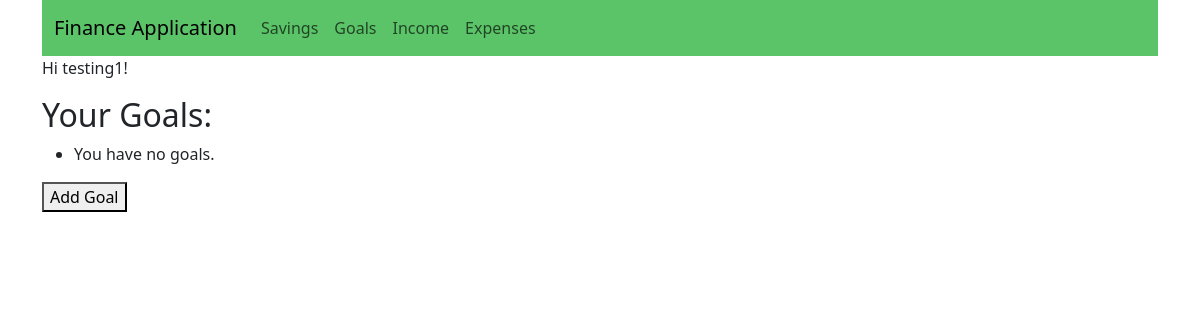
The app's page /finance/user-goals/ (signed in), older data.
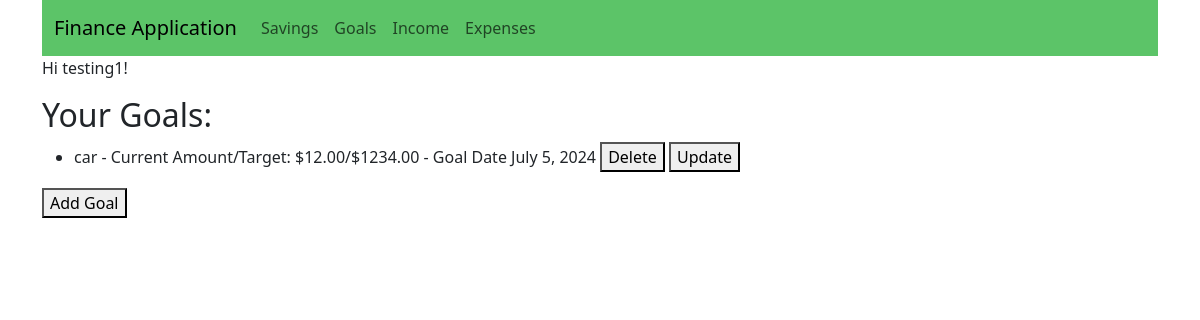
The same page, newer data.
### finance/models.py (models this page shows, shortened)
class Goals(models.Model):
    user = models.ForeignKey(User, on_delete=models.CASCADE)
    name = models.CharField(max_length=200)
    target_amount = models.DecimalField(max_digits=10, decimal_places=2)
    current_amount = models.DecimalField(max_digits=10, decimal_places=2)
    target_date = models.DateField()
    created_at = models.DateTimeField(auto_now_add=True)
    updated_at = models.DateTimeField(auto_now=True)

### finance/views.py (the view)
# urls.py: path('user-goals/', user_goals, name='user-goals'),
@login_required
def user_goals(request):
    user = request.user
    goals = Goals.objects.filter(user=user)
    return render(request, 'goal_home.html', {'goals': goals})

### dashboard/templates/goals/goal_home.html (shortened to what this page needs)
{% extends "base.html" %}
    {% block content %}
    {% if user.is_authenticated %}
        <p>Hi {{ user.username }}!</p>
        <h2>Your Goals:</h2>
        <ul>
            {% for goal in goals %}
                <li>{{ goal.name }} - Current Amount/Target: ${{ goal.current_amount }}/${{ goal.target_amount }}
                     - Goal Date {{ goal.target_date }}
                    <form method="post" action="{% url 'finance:delete_goal' goal.id %}" style="display:inline;">
                        <button type="submit">Delete</button>
                    </form>
                    <a href="{% url 'finance:update_goal' goal.id %}">
                        <button>Update</button>
                    </a>
                </li>
            {% empty %}
                <li>You have no goals.</li>
            {% endfor %}
        </ul>
        <a href="{% url 'finance:create_goal' %}">
            <button>Add Goal</button>
        </a>
    {% else %}
        <p>You are not logged in</p>
        <a href="{% url 'finance:login' %}">Log In</a>
    {% endif %}
    {% endblock %}

### dashboard/templates/base.html (shortened to what this page needs)
{% load static %}
<!DOCTYPE html>
<html>
<head>
  <link href="css/sb-admin-2.min.css" rel="stylesheet">
  <link href="https://cdn.jsdelivr.net/npm/bootstrap@5.3.3/dist/css/bootstrap.min.css" rel="stylesheet">
</head>
<body>
  <div class = "container">
  <main>
    {% if user.is_authenticated %}
    <nav class="navbar navbar-expand-lg" style="background-color: #5cc468;">
      <div class="container-fluid">
        <a class="navbar-brand" href="/finance/home">Finance Application</a>
        <div class="collapse navbar-collapse" id="navbarSupportedContent">
          <ul class="navbar-nav me-auto mb-2 mb-lg-0">
            <li class="nav-item">
              <a class="nav-link" href="/finance/user-savings">Savings</a>
            </li>
            <li class="nav-item">
              <a class="nav-link" href="/finance/user-goals">Goals</a>
            </li>
            <li class="nav-item">
              <a class="nav-link" href="/finance/user-income">Income</a>
            </li>
            <li class="nav-item">
              <a class="nav-link" href="/finance/user-expenses">Expenses</a>
            </li>
          </ul>
        </div>
      </div>
    </nav>
    {% endif %}
    {% block content %}
    {% endblock %}
  </div>
</body>
</html>

Row changes from the older to the newer data that the page shows:
added Goals: name "car", current_amount "12.00", target_amount "1234.00", target_date "July 5, 2024"
Text that changed along with them:
text no longer shown: "You have no goals."
